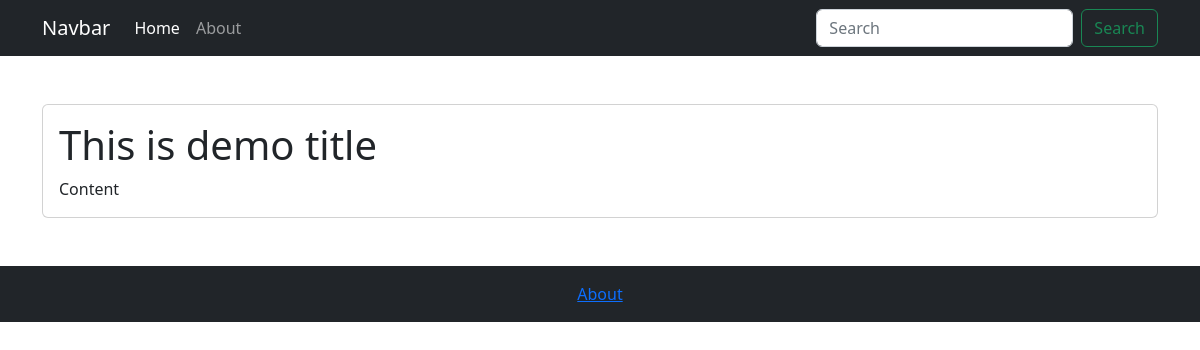
The page /title-one/ on the database as committed earlier.
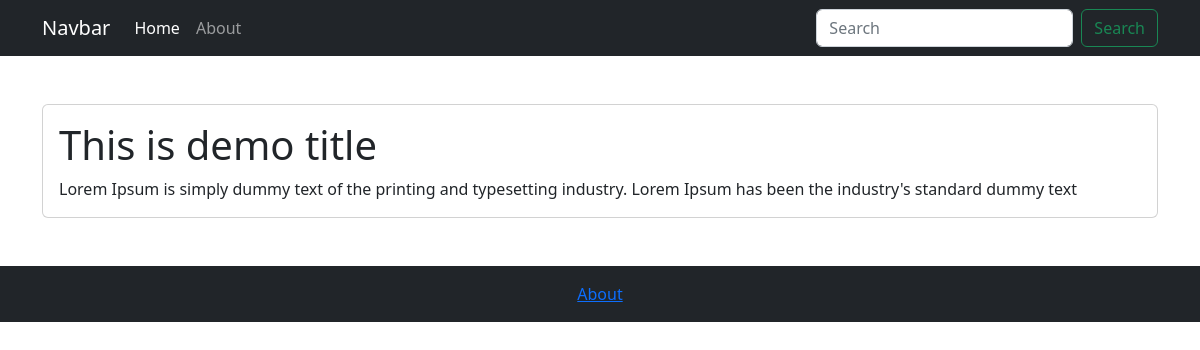
The same page on the database as committed later.
### blog/models.py (models this page shows, shortened)
class Blog(models.Model):
    STATUS = (
        ('draft', 'Draft'),
        ('published', 'Published')
    )
    title = models.CharField(max_length=200)
    category = models.ForeignKey(category, on_delete = models.CASCADE, blank=True, null=True)
    slug = models.SlugField(max_length=200, unique=True, null =True, blank=True)
    content = models.TextField( null =True, blank=True)
    index_status = models.BooleanField(default=True)
    meta_title = models.CharField(max_length=200, null =True, blank=True)
    meta_description = models.TextField( null =True, blank=True)
    status = models.CharField(max_length=10, choices=STATUS, default='draft')
    created_at = models.DateTimeField(auto_now_add=True)
    modified_at = models.DateTimeField(auto_now=True)

### blog/views.py (the view)
# urls.py: path('<slug:slug>/', views.blog_detail, name='blog-detail'),
def blog_detail(request, slug):
    blog = Blog.objects.get(slug=slug)
    context = { 'blog': blog }
    return render(request, 'blog/blog_detail.html', context)

### templates/blog/blog_detail.html
{% extends 'base.html' %}
{% block content %}
    <section>
      <div class="container my-5">
        <div class="card">
          <div class="card-body">
            <h1 class="card-title">{{blog.title}}</h5>
            <p class="card-text">{{blog.content}}</p>
          </div>
        </div>
      </div>
    </section>
    {% endblock %}

Rows that differ between the two databases and show on the page:
changed Blog "This is demo title": content "Content" → "Lorem Ipsum is simply dummy text of the printing and typesetting industry. Lorem Ipsum has been the industry's standard dummy text"
